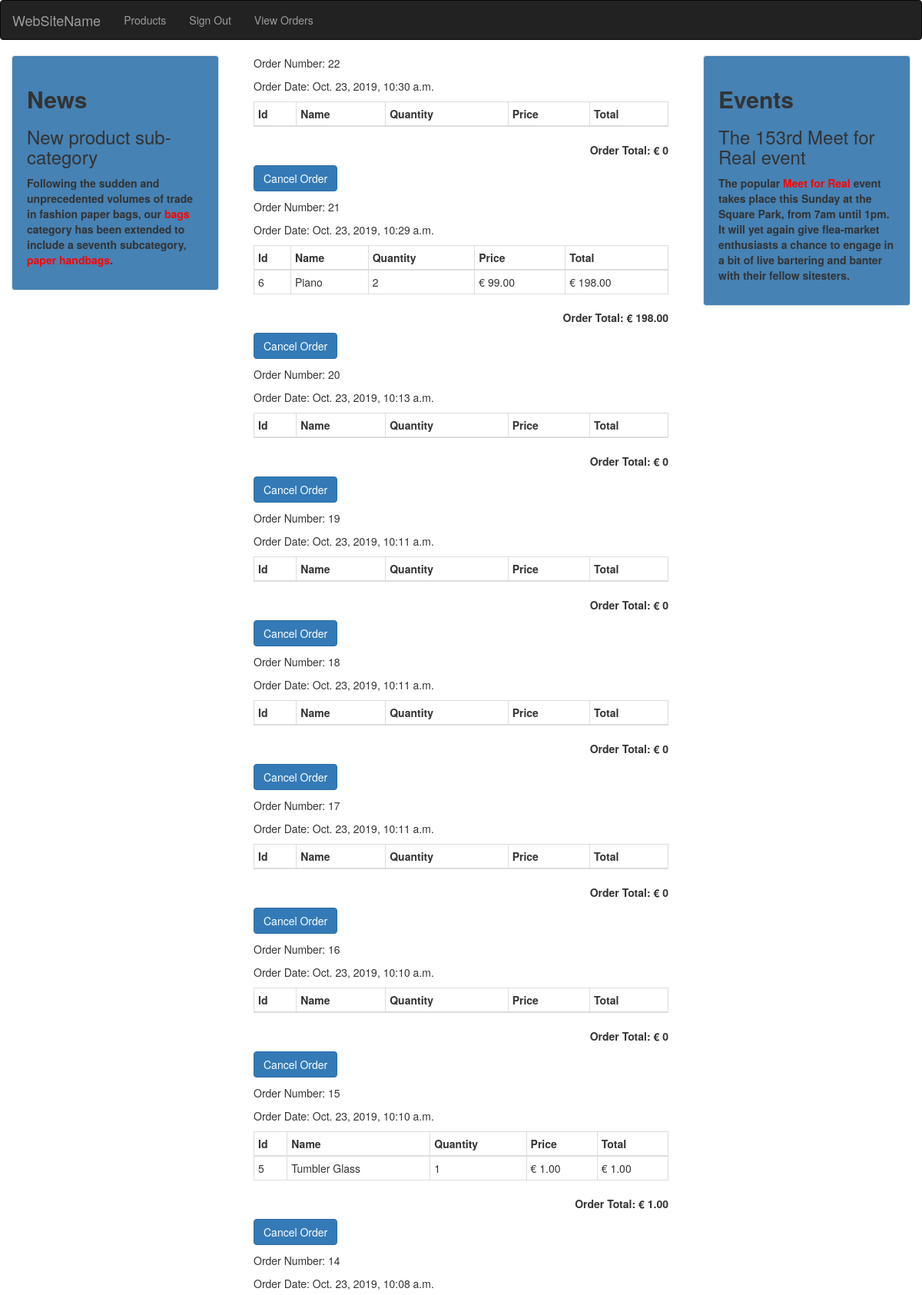
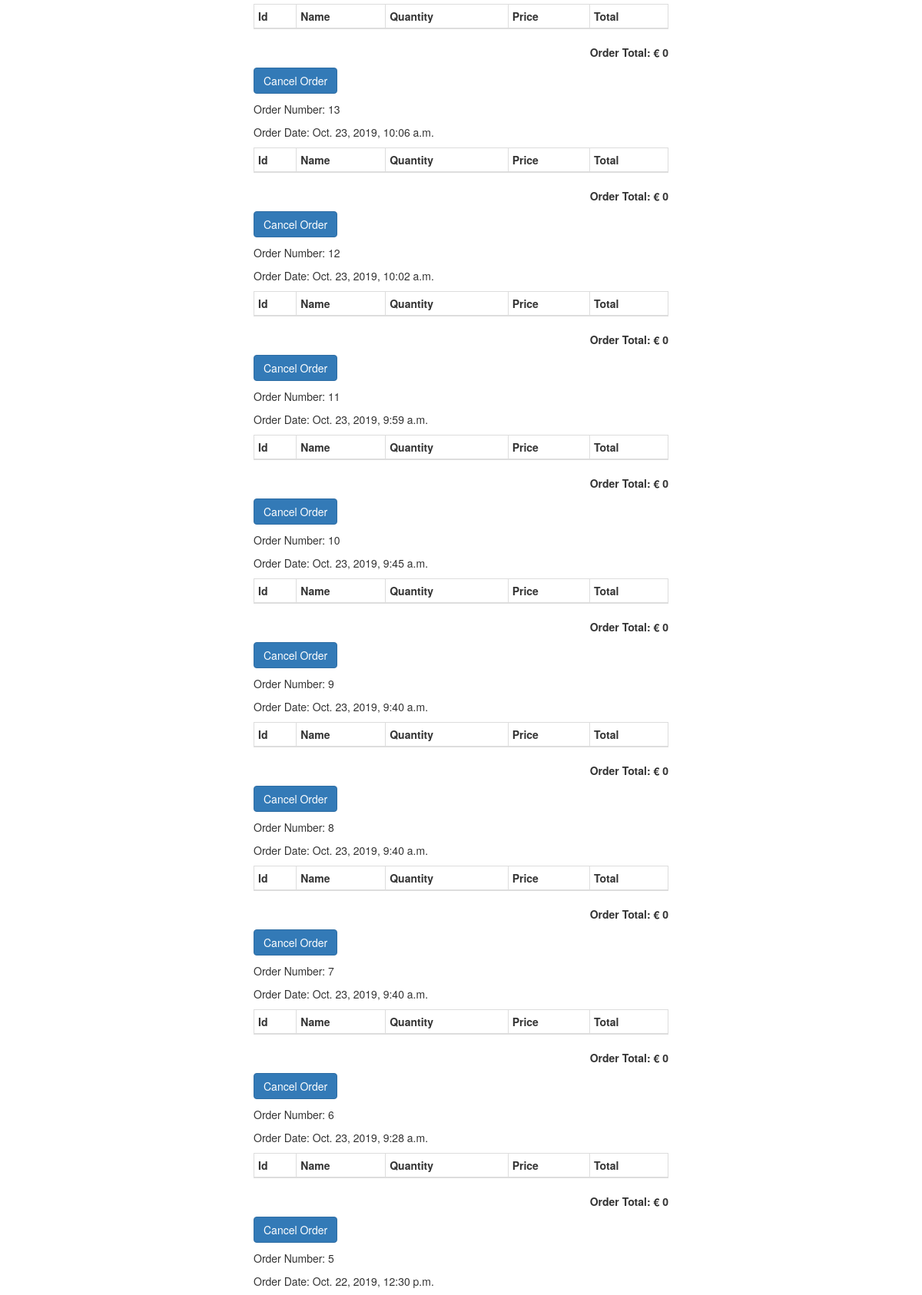
Page /order/history/ (signed in, upper part) on the committed database (2 pictures, top to bottom).
### order/models.py (models this page shows, shortened)
class Order(models.Model):
    created = models.DateTimeField(auto_now_add=True)
    emailAddress = models.EmailField(max_length=250, blank=True)
    class Meta:
        db_table = 'Order'
        ordering = ('-created',)
    def get_total_cost(self):
        return sum(item.get_cost() for item in self.items.all())
    def get_items(self):
        return OrderItem.objects.filter(order=self)

class OrderItem(models.Model):
    order = models.ForeignKey(Order,related_name='items',on_delete=models.CASCADE)
    product = models.CharField(max_length=250)
    price = models.DecimalField(max_digits=10, decimal_places=2)
    quantity = models.PositiveIntegerField(default=1)
    def get_cost(self):
        return self.price * self.quantity

### order/views.py (the view)
# urls.py: path('history/',views.order_history,name='order_history'),
@login_required()
def order_history(request):
    if request.user.is_authenticated:
        email = str(request.user.email)
        order_details = Order.objects.filter(emailAddress = email)
    return render(request, 'orders_list.html',{'order_details':order_details})

### cart/context_processors.py (called while the page is built)
def counter(request):
	item_count = 0
	if 'admin' in request.path:
		return {}
	else:
		try:
			cart = Cart.objects.filter(cart_id=_cart_id(request))
			cart_items = CartItem.objects.all().filter(cart=cart[:1])
			for cart_item in cart_items:
				item_count += cart_item.quantity
		except Cart.DoesNotExist:
			item_count = 0
	return dict(item_count = item_count)

### cart/views.py (called while the page is built)
def _cart_id(request):
	cart = request.session.session_key
	if not cart:
		cart = request.session.create()
	return cart

### order/templates/orders_list.html (shortened to what this page needs)
{% extends "base.html" %}
{% load staticfiles %}
{% block content %}
<div class="col-md-12">
	{% for order in order_details %}
		<p>Order Number: {{ order.id }}</p>
		<p>Order Date: {{ order.created }}</p>
		<table class="table table-bordered table-hover table-condensed">
			<thead>
				<tr>
				<th>Id</th>
				<th>Name</th>
				<th>Quantity</th>
				<th>Price</th>
				<th>Total</th>
				</tr>
			</thead>
			<tbody>
				{% for order_item in order.get_items %}
				<tr>
					<td>{{order_item.id}}</td>
					<td>{{order_item.product}}</td>
					<td>{{order_item.quantity}}</td>
					<td>&euro; {{order_item.price}}</td>
					<td>&euro; {{order_item.get_cost}}</td>
				</tr>
				{% endfor %}
			</tbody>
		</table>
		<div class="row">
			<div class="col-md-12">
				<p class="text-right"><strong>Order Total: &euro;
                                {{order.get_total_cost}}</strong></p>
			</div>
        </div>
        <p>
            <a href="{% url 'cancel_order' order.id %}"><button class="btn btn-primary">Cancel Order</button></a>
        </p>
	{% endfor %}
</div>
{% endblock content %}

### rows in the picture
Order: id "22", created "Oct. 23, 2019, 10:30 a.m.", get_total_cost "0"
Order: id "21", created "Oct. 23, 2019, 10:29 a.m.", get_total_cost "198.00"
OrderItem: id "6", product "Piano", quantity "2", price "99.00", get_cost "198.00"
Order: id "20", created "Oct. 23, 2019, 10:13 a.m.", get_total_cost "0"
Order: id "19", created "Oct. 23, 2019, 10:11 a.m.", get_total_cost "0"
Order: id "18", created "Oct. 23, 2019, 10:11 a.m.", get_total_cost "0"
Order: id "17", created "Oct. 23, 2019, 10:11 a.m.", get_total_cost "0"
Order: id "16", created "Oct. 23, 2019, 10:10 a.m.", get_total_cost "0"
Order: id "15", created "Oct. 23, 2019, 10:10 a.m.", get_total_cost "1.00"
OrderItem: id "5", product "Tumbler Glass", quantity "1", price "1.00", get_cost "1.00"
Order: id "14", created "Oct. 23, 2019, 10:08 a.m.", get_total_cost "0"
Order: id "13", created "Oct. 23, 2019, 10:06 a.m.", get_total_cost "0"
Order: id "12", created "Oct. 23, 2019, 10:02 a.m.", get_total_cost "0"
Order: id "11", created "Oct. 23, 2019, 9:59 a.m.", get_total_cost "0"
Order: id "10", created "Oct. 23, 2019, 9:45 a.m.", get_total_cost "0"
Order: id "9", created "Oct. 23, 2019, 9:40 a.m.", get_total_cost "0"
Order: id "8", created "Oct. 23, 2019, 9:40 a.m.", get_total_cost "0"
Order: id "7", created "Oct. 23, 2019, 9:40 a.m.", get_total_cost "0"
Order: id "6", created "Oct. 23, 2019, 9:28 a.m.", get_total_cost "0"
Order: id "5", created "Oct. 22, 2019, 12:30 p.m."
